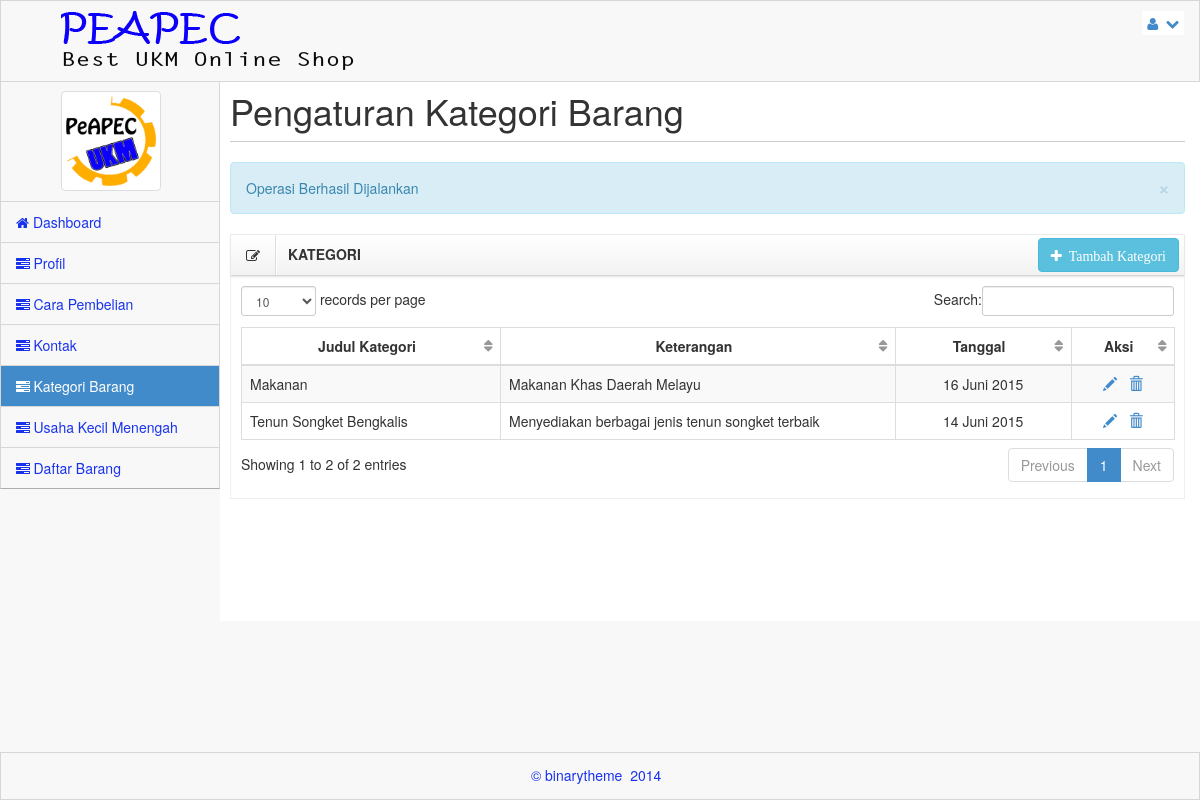
Page /admin/kategori.html?message=success (signed in) on the committed database.
### tables this page shows
CREATE TABLE IF NOT EXISTS `tbl_kategori` (
  `id_kategori` varchar(150) NOT NULL,
  `nama_kategori` varchar(30) NOT NULL,
  `ket_kategori` varchar(200) NOT NULL,
  `tgl_kategori` date NOT NULL,
  PRIMARY KEY (`id_kategori`)
);

### admin/include/fungsi_indotgl.php (called while the page is built, shortened)
<?php
	function tgl_indo($tgl){
			$tanggal = substr($tgl,8,2);
			$bulan = getBulan(substr($tgl,5,2));
			$tahun = substr($tgl,0,4);
			return $tanggal.' '.$bulan.' '.$tahun;
	}
	function getBulan($bln){
				switch ($bln){
					case 6:
						return "Juni";
						break;
				}
			}
?>

### admin/admKategori.php (the view, shortened to what this page needs)
<?php
include ("include/fungsi_indotgl.php");
$qryKategori = mysql_query("select * from tbl_kategori order by tgl_kategori desc");
?>
<link rel="stylesheet" type="text/css" href="assets/modal/jquery-confirm.css" />
<link href="assets/plugins/dataTables/dataTables.bootstrap.css" rel="stylesheet" />
    <div class="row">
        <div class="col-lg-12">
        <h1>Pengaturan Kategori Barang</h1>
        <hr />
        <?php
		$pesan = $_GET['message'];
		if ($pesan=="success"){
		?>
			<div class="alert alert-info alert-dismissable">
				<button type="button" class="close" data-dismiss="alert" aria-hidden="true">&times;</button>
				Operasi Berhasil Dijalankan
			</div>
		<?php
		}
		?>
    <div class="box dark">
        <header>
            <div class="icons"><i class="icon-edit"></i></div>
            <h5>KATEGORI</h5>
            <div class="toolbar" style="margin-top:3px; margin-right:5px;">
                <a href="<?php echo $link."tambah-kategori.html";?>" >
                    <button class="btn btn-info">
                        <i class="icon-plus">&nbsp;&nbsp;Tambah Kategori</i>
                    </button>
                </a>
            </div>
        </header>
        <div id="div-1" class="accordion-body collapse in body">
            <div class="table-responsive">
                <table class="table table-striped table-bordered table-hover" id="dataTables-example">
                    <thead>
                        <tr>
                            <th style="width:25%; vertical-align:middle; text-align:center;">Judul Kategori</th>
                            <th style="width:38%; vertical-align:middle; text-align:center;">Keterangan</th>
                            <th style="width:17%; vertical-align:middle; text-align:center;">Tanggal</th>
                            <th style="width:10%; vertical-align:middle; text-align:center;">Aksi</th>
                        </tr>
                    </thead>
                    <tbody>
                    <?php
                    while($p = mysql_fetch_array($qryKategori)){
                    ?>
                        <tr class="odd gradeX">
                            <td><?php echo $p['1'];?></td>
                            <td><?php echo $p['2'];?></td>
                            <td class="center" style="text-align:center;"><?php echo tgl_indo($p['3']);?></td>
                            <td class="center" style="text-align:center; vertical-align:middle;">
                            <a style="text-decoration:none;" href="edit-kategori.html?kategori=<?php echo $p['id_kategori'];?>">
                              <i class="glyphicon glyphicon-pencil"></i>
                            </a> &nbsp;
                            <a style="text-decoration:none; cursor:pointer;" title="Hapus Kategori"  onclick="return hapus('<?php echo $p['0'];?>')">
                              <i class="glyphicon glyphicon-trash"></i>
                            </a>
                            </td>
                        </tr>
                    <?php
                    }
                    ?>
                    </tbody>
                </table>
        </div>
        	</div>
    	</div>
	</div>
</div>

### admin/assets/css/main.css (style rules this page uses)
@media (min-width: 768px) { html, body { height: 100%; } }
body.padTop53 { padding-top: 75px; overflow: visible; }
@media (min-width: 802px) { body.padTop53 { padding-top: 51px; } }
.inner .row { margin-right: -15px; margin-left: -15px; }
.box { position: relative; display: block; margin: 10px auto; border: 1px solid #efefef; }
.box header { background-repeat: repeat-x; border-bottom: 1px solid #d4d4d4; -webkit-box-shadow: 0 1px 4px rgba(0, 0, 0, 0.065); box-shadow: 0 1px 4px rgba(0, 0, 0, 0.065); background-image: linear-gradient(to bottom, #ffffff 0%, #f2f2f2 100%); }
.box header:before, .box header:after { display: table; content: " "; }
.box header:after { clear: both; }
.box header .icons, .box header h5, .box header .toolbar { position: relative; display: block; float: left; min-height: 1px; padding: 0; margin: 0; }
.box header .icons { padding: 10px 15px; border-right: 1px solid #ddd; -webkit-box-shadow: 1px 0px 0px #ffffff; box-shadow: 1px 0px 0px #ffffff; }
.box header h5 { padding: 12px; font-weight: bold; }
.box header .toolbar { display: inline-table; float: right; }
.box .body { padding: 10px; -webkit-box-shadow: inset 0 1px 1px rgba(0, 0, 0, 0.05); box-shadow: inset 0 1px 1px rgba(0, 0, 0, 0.05); }
.inner hr { margin-top: 10px; border-top-color: #ccc; }

### admin/assets/css/MoneAdmin.css (style rules this page uses)
body { background-color: #f8f8f8; }
table.dataTable thead .sorting, table.dataTable thead .sorting_asc:after, table.dataTable thead .sorting_desc, table.dataTable thead .sorting_asc_disabled, table.dataTable thead .sorting_desc_disabled { background: transparent; }
table.dataTable thead .sorting_asc:after { content: "\f0de"; float: right; font-family: fontawesome; }
table.dataTable thead .sorting:after { content: "\f0dc"; float: right; font-family: fontawesome; color: rgba(50,50,50,.5); }

### rows in the picture
tbl_kategori: nama_kategori "Makanan", ket_kategori "Makanan Khas Daerah Melayu", tgl_kategori "16 Juni 2015"
tbl_kategori: nama_kategori "Tenun Songket Bengkalis", ket_kategori "Menyediakan berbagai jenis tenun songket terbaik", tgl_kategori "14 Juni 2015"
